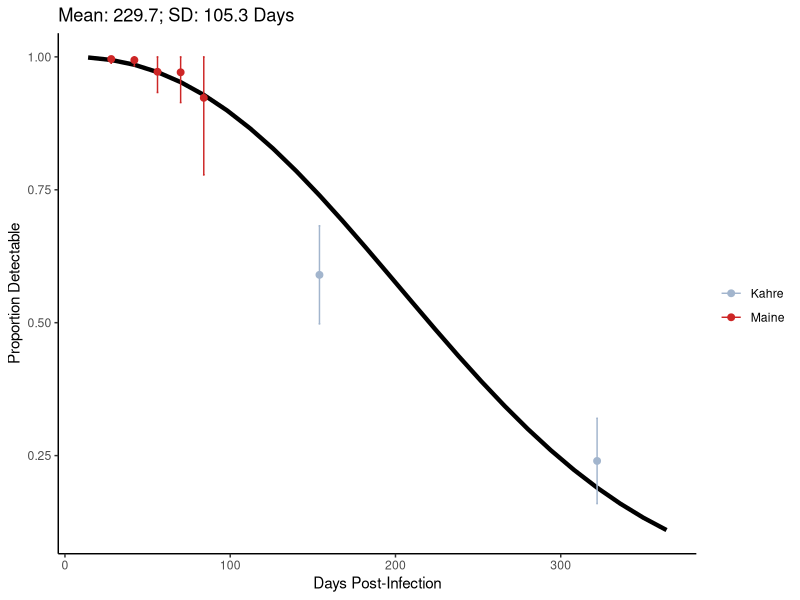
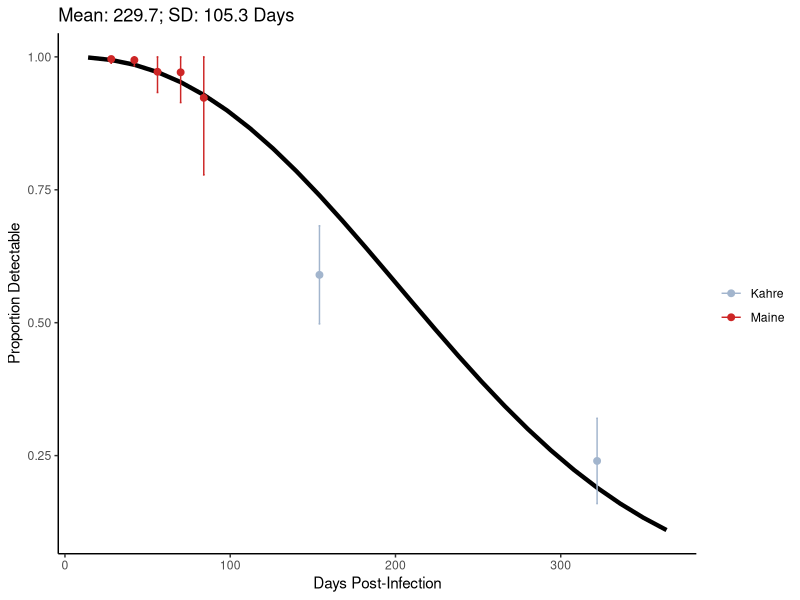

These figures' R source, in order:
###Project: MI COVID Burden
###Purpose: Prepare Seroprevalence data
###Author: Josh Petrie, Marisa Eisenberg
###Date: 12/23/2021


library(ggplot2)
library(gridExtra)

# Calculates a likelihood for fitting the mean & sd of a weibull
likelihood = function(params){
  mean <- params[1]
  sd <- params[2]
  
  # Calculate the shape and scale parameters for a Weibull distribution for time 
  # from seroconversion to seroreversion
  sum.r <- (mean^2 + sd^2)/mean^2
  fn <- function (x, sum) {lgamma(1+2/x) - 2*lgamma(1+1/x) - log(sum)}
  shape <- uniroot(fn, sum=sum.r, c(0.01,100), extendInt = "yes", maxiter = 10000)$root
  scale <- mean/(gamma(1+1/shape))
  
  #get cumulative probability of seroreversion for 2-week periods from weibull distribution
  p_undetectable <- pweibull(seq(0,365,(365/26)), shape = shape, scale = scale)[-1]
  
  #convert to probability of remaining detectable
  p_detectable <- 1-p_undetectable
  
  #data points taken from:
  #
  #Kahre E, Galow L, Unrath M, et al. 
  #Kinetics and seroprevalence of SARS-CoV-2 antibodies: a comparison of 3 different assays. 
  #Sci Rep. 2021;11(1):14893. doi:10.1038/s41598-021-94453-5
  #
  #Maine GN, Lao KM, Krishnan SM, et al. 
  #Longitudinal characterization of the IgM and IgG humoral response in symptomatic COVID-19 
  #patients using the Abbott Architect. 
  #J Clin Virol. 2020;133:104663. doi:10.1016/j.jcv.2020.104663
  data <- data.frame("days" = seq(14,365,14), 
                          "p_detectable" = p_detectable,
                          "Kahre" = c(rep(NA,10),0.59,rep(NA,11),0.24,rep(NA,3)),
                          "Kahre.var" = c(rep(NA,10),(.59*.41)/109, 
                                          rep(NA,11), (.24*.76)/109, rep(NA,3)),

                          "Maine" = c(NA,.996,.994,.972,.971,.923,rep(NA,20)),
                          "Maine.var" = c(NA,
                                          (.996*.004)/248,
                                          (.994*.006)/179,
                                          (.972*.028)/71,
                                          (.971*.029)/34,
                                          (.923*.077)/13,
                                          rep(NA,20))
                          )
  
  likelihood = sum( (data$p_detectable - data$Kahre)^2/data$Kahre.var, na.rm = TRUE) + 
    sum( (data$p_detectable - data$Maine)^2/data$Maine.var, na.rm = TRUE)
  
  return(likelihood)
}

# Starting parameter estimates
startpars = c("m" = 8*365/12, "s" = 100)

# Fit to the data!
fit = optim(par = startpars, fn = likelihood)



plot.weibull <- function(m,s){
  mean <- m 
  sd <- s
  
  # Calculate the shape and scale parameters for a Weibull distribution for time 
  # from seroconversion to seroreversion
  sum.r <- (mean^2 + sd^2)/mean^2
  fn <- function (x, sum) {lgamma(1+2/x) - 2*lgamma(1+1/x) - log(sum)}
  shape <- uniroot(fn, sum=sum.r, c(0.01,100), extendInt = "yes", maxiter = 10000)$root
  scale <- mean/(gamma(1+1/shape))
  
  #get cumulative probability of seroreversion for 2-week periods from weibull distribution
  p_undetectable <- pweibull(seq(0,365,(365/26)), shape = shape, scale = scale)[-1]
  
  #convert to probability of remaining detectable
  p_detectable <- 1-p_undetectable
  
  plot.data <- data.frame("days" = seq(14,365,14), 
                          "p_detectable" = p_detectable,
                          "Kahre" = c(rep(NA,10),0.59,rep(NA,11),0.24,rep(NA,3)),
                          "Kahre.upper" = c(rep(NA,10),
                                            0.59 + 1.96*sqrt((.59*.41)/109),
                                            rep(NA,11),
                                            0.24 + 1.96*sqrt((.24*.76)/109),
                                            rep(NA,3)),
                          "Kahre.lower" = c(rep(NA,10),
                                            0.59 - 1.96*sqrt((.59*.41)/109),
                                            rep(NA,11),
                                            0.24 - 1.96*sqrt((.24*.76)/109),
                                            rep(NA,3)),
                          "Maine" = c(NA,.996,.994,.972,.971,.923,rep(NA,20)),
                          "Maine.upper" = c(NA,1,1,1,1,1,rep(NA,20)),
                          "Maine.lower" = c(NA,.988,.983,.933,.914,.778,rep(NA,20)))
  
  plot <- ggplot(data = plot.data, aes(x=days,y=p_detectable)) +
    geom_line(size=1.5) +
    geom_point(aes(y=Maine, color="Maine"), size=2) +
    geom_errorbar(aes(ymin=Maine.lower, ymax=Maine.upper, color="Maine"), width=1,
                  position=position_dodge(0.05)) +
    geom_point(aes(y=Kahre, color="Kahre"), size=2) +
    geom_errorbar(aes(ymin=Kahre.lower, ymax=Kahre.upper, color="Kahre"), width=1,
                  position=position_dodge(0.05)) +
    ggtitle(paste0("Mean: ",round(m,1),"; SD: ",round(s, 1)," Days")) +
    ylab("Proportion Detectable") +
    xlab("Days Post-Infection") +
    scale_color_manual(labels = c("Kahre","Maine"), 
                       values = c("Maine"="firebrick3","Kahre"="lightsteelblue3"), 
                       name = "") +
    theme_classic()
  
  #curve(pweibull(x, shape = shape, scale = scale), from = 0, to = 365)
  return(plot)
}

# Plot the resulting fitted parameters
pdf("weibull_fit.pdf",
    width = 8, height = 6)
  plot.weibull(fit$par[1],fit$par[2])
dev.off() 

jpeg("weibull_fit.jpg",
    width = 8, height = 6, units = "in", res = 800)
plot.weibull(fit$par[1],fit$par[2])
dev.off() 

